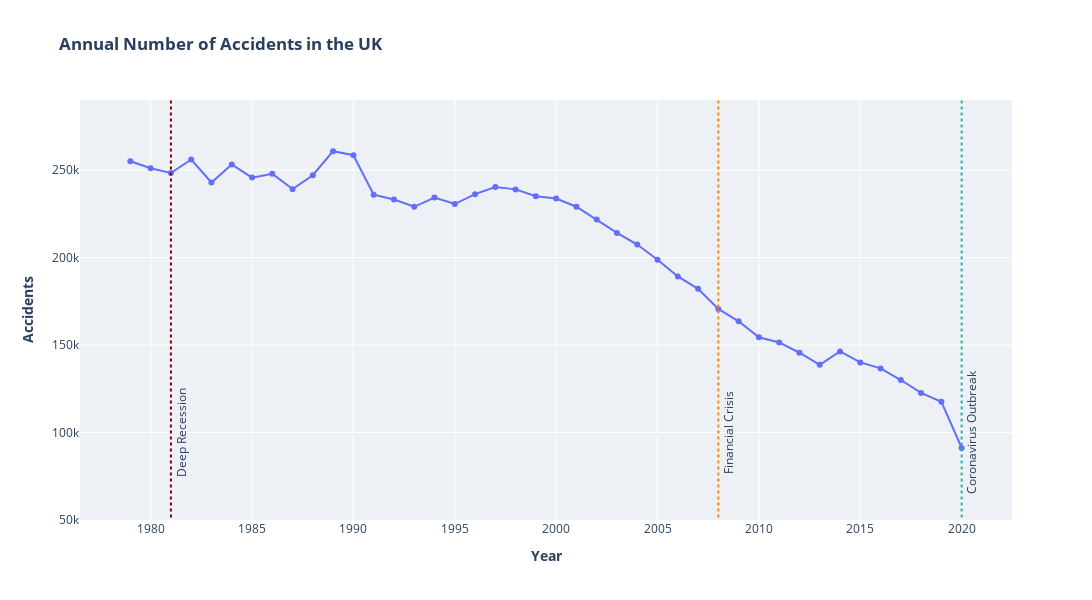

Notebook source saved alongside this figure:
### Code cell
fig = px.line(accident_df, x='Year', y='Accidents', markers=True, 
              title='<b> Annual Number of Accidents in the UK</b>', 
              labels={'Year':'<b>Year</b>', 'Accidents':'<b>Accidents</b>'})
fig.update_layout(yaxis_range=[50000,290000], plot_bgcolor="#edf0f5",width=1200,height=600)
fig.add_shape(
      type= 'line',
      x0= 2020, x1= 2020, y0= 0, y1= 300000,
      line=dict(
      color='lightseagreen',
      dash='dot',
      width=2,
      ) 
    )
fig.add_shape(
      type= 'line',
      x0= 2008, x1= 2008, y0= 0, y1= 300000,
      line=dict(
      color='darkorange',
      dash='dot',
      width=2,
      ) 
)
fig.add_shape(
      type= 'line',
      x0= 1981, x1= 1981, y0= 0, y1= 300000,
      line=dict(
      color='darkred',
      dash='dot',
      width=2,
      ) 
)
fig.add_annotation(x=2020.5, y=100000,
            text="Coronavirus Outbreak",
            showarrow=False,
            arrowhead=0, textangle=-90) 
    
fig.add_annotation(x=2008.5, y=100000,
            text="Financial Crisis",
            showarrow=False,
            arrowhead=0, textangle=-90) 

fig.add_annotation(x=1981.5, y=100000,
            text="Deep Recession",
            showarrow=False,
            arrowhead=0, textangle=-90) 
fig.show()

### Figure 1 — Plotly figure (JSON) as saved in the notebook; plotly's stock layout.template omitted (floating-point values rounded to 4 significant figures)
{"data": [{"hovertemplate": "<b>Year</b>=%{x}<br><b>Accidents</b>=%{y}<extra></extra>", "legendgroup": "", "line": {"color": "#636efa", "dash": "solid"}, "marker": {"symbol": "circle"}, "mode": "markers+lines", "name": "", "orientation": "v", "showlegend": false, "type": "scatter", "x": [1979, 1980, 1981, 1982, 1983, 1984, 1985, 1986, 1987, 1988, 1989, 1990, 1991, 1992, 1993, 1994, 1995, 1996, 1997, 1998, 1999, 2000, 2001, 2002, 2003, 2004, 2005, 2006, 2007, 2008, 2009, 2010, 2011, 2012, 2013, 2014, 2015, 2016, 2017, 2018, 2019, 2020], "xaxis": "x", "y": [254967, 250958, 248276, 256007, 242876, 253183, 245645, 247878, 239063, 246994, 260759, 258441, 235889, 233104, 228975, 234254, 230544, 236193, 240287, 238923, 235048, 233729, 229014, 221751, 214030, 207410, 198735, 189161, 182115, 170591, 163554, 154414, 151474, 145571, 138660, 146322, 140056, 136621, 129982, 122635, 117536, 91199], "yaxis": "y"}], "layout": {"annotations": [{"arrowhead": 0, "showarrow": false, "text": "Coronavirus Outbreak", "textangle": -90, "x": 2020.0, "y": 100000}, {"arrowhead": 0, "showarrow": false, "text": "Financial Crisis", "textangle": -90, "x": 2008.0, "y": 100000}, {"arrowhead": 0, "showarrow": false, "text": "Deep Recession", "textangle": -90, "x": 1982.0, "y": 100000}], "height": 600, "legend": {"tracegroupgap": 0}, "plot_bgcolor": "#edf0f5", "shapes": [{"line": {"color": "lightseagreen", "dash": "dot", "width": 2}, "type": "line", "x0": 2020, "x1": 2020, "y0": 0, "y1": 300000}, {"line": {"color": "darkorange", "dash": "dot", "width": 2}, "type": "line", "x0": 2008, "x1": 2008, "y0": 0, "y1": 300000}, {"line": {"color": "darkred", "dash": "dot", "width": 2}, "type": "line", "x0": 1981, "x1": 1981, "y0": 0, "y1": 300000}], "title": {"text": "<b> Annual Number of Accidents in the UK</b>"}, "width": 1200, "xaxis": {"anchor": "y", "domain": [0, 1], "title": {"text": "<b>Year</b>"}}, "yaxis": {"anchor": "x", "domain": [0, 1], "range": [50000, 290000], "title": {"text": "<b>Accidents</b>"}}}}
